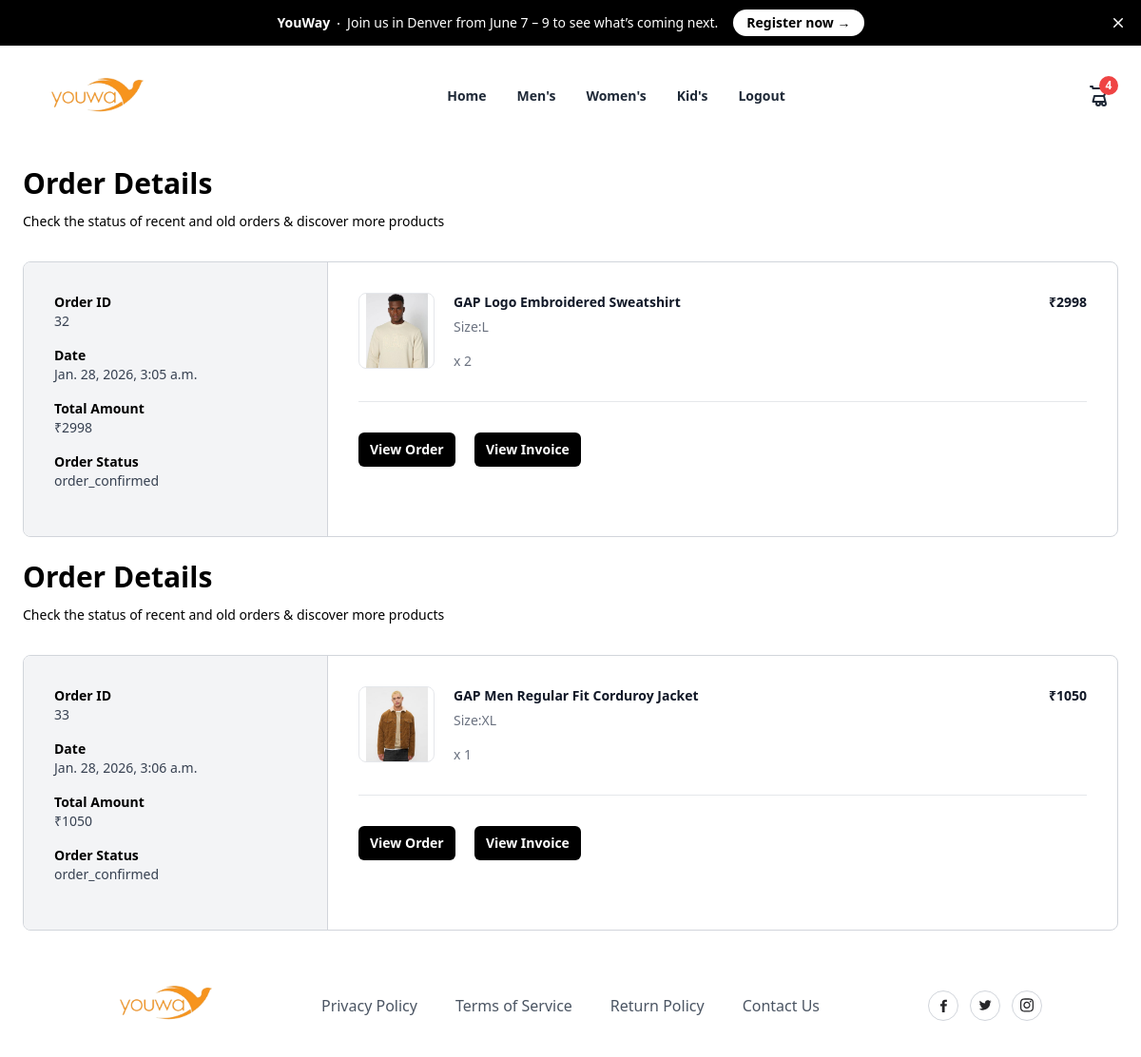
Screenshot of /orders/all/ (signed in) with the database file from the repository.
### store/models.py (models this page shows, shortened)
class Order(models.Model):
    user_object = models.ForeignKey(User, on_delete=models.CASCADE, related_name='myorders')
    basket_item_objects = models.ManyToManyField(BasketItem)
    delivery_address = models.CharField(max_length=200)
    phone = models.CharField(max_length=12)
    email = models.CharField(max_length=100)
    pay_options = (
        ('online','online'),
        ('cod','cod')
    )
    payment_mode = models.CharField(max_length=100, choices=pay_options, default='cod')
    order_id = models.CharField(max_length=200,null=True)
    is_paid = models.BooleanField(default=False)
    order_status = (
        ('order_confirmed' , 'Order confirmed'),
        ('dispatched' , 'Dispatched'),
        ('in_transit' , 'In transit'),
        ('delivered' , 'Delivered'),
        ('cancelled' , 'Cancelled'),
    )
    status = models.CharField(max_length=200, choices=order_status, default = 'order_confirmed')
    created_date = models.DateTimeField(auto_now_add=True)
    updated_date = models.DateTimeField(auto_now=True)
    is_active = models.BooleanField(default=True)
    @property
    def order_total(self):
        basket_items=self.basket_item_objects.all()
        total=0
        for bi in basket_items:
            total+=bi.item_total
        return total

class BasketItem(models.Model):
    basket_object = models.ForeignKey(Basket, on_delete=models.CASCADE, related_name="cartitems")
    product_object = models.ForeignKey(Product, on_delete=models.CASCADE)
    size_object = models.ForeignKey(Size, on_delete=models.CASCADE)
    quantity = models.PositiveIntegerField(default=1)
    created_date = models.DateTimeField(auto_now_add=True)
    updated_date = models.DateTimeField(auto_now=True)
    is_active = models.BooleanField(default=True)
    is_order_placed = models.BooleanField(default=False)
    @property
    def item_total(self):
        return self.product_object.price * self.quantity

class Product(models.Model):
    title = models.CharField(max_length=200)
    description = models.TextField(null=True, blank=True)
    size_object = models.ManyToManyField(Size, null=True)
    category_object = models.ForeignKey(Category, on_delete=models.CASCADE)
    brand_object = models.ForeignKey(Brand, on_delete=models.CASCADE)
    image = models.ImageField(upload_to='product_images',null=True, blank=True,default='product_image/default.jpg')
    price = models.PositiveIntegerField()

class Size(models.Model):
    name = models.CharField(max_length=90,unique=True)
    created_date = models.DateTimeField(auto_now_add=True)
    updated_date = models.DateTimeField(auto_now=True)
    is_active = models.BooleanField(default=True)
    def __str__(self):
        return self.name

### store/views.py (the view)
# urls.py: path("orders/all/",views.MyOrderView.as_view(),name="orders"),
class MyOrderView(View):
    def get(self,request,*args,**kwargs):
        qs=Order.objects.filter(user_object=request.user).exclude(status="cancelled")
        return render(request,"myorders.html",{"data":qs})

### store/context_processors.py (called while the page is built)
def cart_count(request):
    count=0
    if request.user.is_authenticated:
        if request.user.cart.get_cart_item.count()>0:
          data=request.user.cart.cartitems.filter(is_order_placed=False).values_list('quantity').aggregate(total=Sum('quantity'))
          count=data.get('total')
    return {"item_count": count}

### store/models.py (called while the page is built)
    @property
    def get_cart_item(self):
        return self.cartitems.filter(is_order_placed=False)

### store/templates/myorders.html
{%extends 'base.html'%}
{%block body_block%}
{%for o in data%}
<div class="mx-auto my-4 max-w-6xl px-2 md:my-6 md:px-0">
    <h2 class="text-3xl font-bold">Order Details</h2>
    <div class="mt-3 text-sm">
      Check the status of recent and old orders &amp; discover more products
    </div>
    <div class="mt-8 flex flex-col overflow-hidden rounded-lg border border-gray-300 md:flex-row">
      <div class="w-full border-r border-gray-300 bg-gray-100 md:max-w-xs">
        <div class="p-8">
          <div class="grid grid-cols-2 sm:grid-cols-4 md:grid-cols-1">
            <div class="mb-4">
              <div class="text-sm font-semibold">Order ID</div>
              <div class="text-sm font-medium text-gray-700">{{o.id}}</div>
            </div>
            <div class="mb-4">
              <div class="text-sm font-semibold">Date</div>
              <div class="text-sm font-medium text-gray-700">{{o.created_date}}</div>
            </div>
            <div class="mb-4">
              <div class="text-sm font-semibold">Total Amount</div>
              <div class="text-sm font-medium text-gray-700">₹{{o.order_total}}</div>
            </div>
            <div class="mb-4">
              <div class="text-sm font-semibold">Order Status</div>
              <div class="text-sm font-medium text-gray-700">{{o.status}}</div>
            </div>
          </div>
        </div>
      </div>
      <div class="flex-1">
        <div class="p-8">
          <ul class="-my-7 divide-y divide-gray-200">
                {%for oi in  o.basket_item_objects.all%}
                <li class="flex flex-col justify-between space-x-5 py-7 md:flex-row">
                    <div class="flex flex-1 items-stretch">
                      <div class="flex-shrink-0">
                        <img
                          class="h-20 w-20 rounded-lg border border-gray-200 object-contain"
                          src="{{oi.product_object.image.url}}"
                          alt="https://static.nike.com/a/images/c_limit,w_592,f_auto/t_product_v1/54a510de-a406-41b2-8d62-7f8c587c9a7e/air-force-1-07-lv8-shoes-9KwrSk.png"
                        />
                      </div>
                      <div class="ml-5 flex flex-col justify-between">
                        <div class="flex-1">
                          <p class="text-sm font-bold text-gray-900">
                            {{oi.product_object.title}}
                          </p>
                          <p class="mt-1.5 text-sm font-medium text-gray-500">Size:{{oi.size_object}}</p>
                        </div>
                        <p class="mt-4 text-sm font-medium text-gray-500">x {{oi.quantity}}</p>
                      </div>
                    </div>
                    <div class="ml-auto flex flex-col items-end justify-between">
                      <p class="text-right text-sm font-bold text-gray-900">₹{{oi.item_total}}</p>
                    </div>
                  </li>
                {%endfor%}
          </ul>
          <hr class="my-8 border-t border-t-gray-200" />
          <div class="space-x-4">
            <button
              type="button"
              class="rounded-md bg-black px-3 py-2 text-sm font-semibold text-white shadow-sm hover:bg-black/80 focus-visible:outline focus-visible:outline-2 focus-visible:outline-offset-2 focus-visible:outline-black"
            >
              View Order
            </button>
            <button
              type="button"
              class="rounded-md bg-black px-3 py-2 text-sm font-semibold text-white shadow-sm hover:bg-black/80 focus-visible:outline focus-visible:outline-2 focus-visible:outline-offset-2 focus-visible:outline-black"
            >
              View Invoice
            </button>
          </div>
        </div>
      </div>
    </div>
  </div>
{%endfor%}
{%endblock%}

### store/templates/base.html (shortened to what this page needs)
{% load static %}
<!DOCTYPE html>
<html lang="en">
<head>
    <script src="https://cdn.tailwindcss.com"></script>
</head>
<body>
  <div class="relative isolate flex items-center gap-x-6 overflow-hidden bg-black px-6 py-2.5 sm:px-3.5 sm:before:flex-1">
    <div class="flex flex-wrap items-center gap-x-4 gap-y-2">
      <p class="text-sm/6 text-white">
        <strong class="font-semibold">YouWay</strong><svg viewBox="0 0 2 2" class="mx-2 inline size-0.5 fill-current" aria-hidden="true"><circle cx="1" cy="1" r="1" /></svg>Join us in Denver from June 7 – 9 to see what’s coming next.
      </p>
      <a href="#" class="flex-none rounded-full bg-white px-3.5 py-1 text-sm font-semibold text-black shadow-sm hover:bg-gray-200 focus-visible:outline focus-visible:outline-2 focus-visible:outline-offset-2 focus-visible:outline-white">Register now <span aria-hidden="true">&rarr;</span></a>
    </div>
    <div class="flex flex-1 justify-end">
      <button type="button" class="-m-3 p-3 focus-visible:outline-offset-[-4px]">
        <svg class="size-5 text-white" viewBox="0 0 20 20" fill="currentColor" aria-hidden="true" data-slot="icon">
          <path d="M6.28 5.22a.75.75 0 0 0-1.06 1.06L8.94 10l-3.72 3.72a.75.75 0 1 0 1.06 1.06L10 11.06l3.72 3.72a.75.75 0 1 0 1.06-1.06L11.06 10l3.72-3.72a.75.75 0 0 0-1.06-1.06L10 8.94 6.28 5.22Z" />
        </svg>
      </button>
    </div>
  </div>
    <div class="relative w-full bg-white">
      <div class="mx-auto flex max-w-7xl items-center justify-between px-4 py-8 sm:px-6 lg:px-8">
        <div class="inline-flex items-center space-x-2">
          <span>
           <a href="{% url 'home' %}"> <img src="{% static 'images/logo01.png' %}" alt="Logo" width="100" height="h-auto" class="ms-5"></a>
          </span>
        </div>
        <div class="hidden lg:block">
          <ul class="inline-flex space-x-8">
            <li>
              <a href="{% url 'home' %}" class="text-sm font-semibold text-gray-800 hover:text-gray-900">
                Home
              </a>
            </li>
            <li>
              <a href="{% url 'category-list' category_name='mens' %}" class="text-sm font-semibold text-gray-800 hover:text-gray-900">
                Men's
              </a>
            </li>
            <li>
              <a href="{% url 'category-list' category_name='womens' %}" class="text-sm font-semibold text-gray-800 hover:text-gray-900">
                Women's
              </a>
            </li>
            <li>
              <a href="{% url 'category-list' category_name='kids' %}" class="text-sm font-semibold text-gray-800 hover:text-gray-900">
                Kid's
              </a>
            </li>
            <li>
              <a href="" class="text-sm font-semibold text-gray-800 hover:text-gray-900">
                Logout
              </a>
            </li>
          </ul>
        </div>
        <div class="hidden lg:flex space-x-6 items-center">
          <a href="{% url 'cart-list' %}" class="relative flex items-center text-sm font-semibold text-gray-800 hover:text-gray-900">
            <svg xmlns="http://www.w3.org/2000/svg" class="h-6 w-6" fill="none" viewBox="0 0 24 24" stroke="currentColor">
              <path stroke-linecap="round" stroke-linejoin="round" stroke-width="2"
                    d="M3 3h2l.4 2M7 13h10l3.6-8H6.4M7 13l-1.5 6h13l-1.5-6M7 13h10m-6 6a2 2 0 100 4 2 2 0 000-4m6 0a2 2 0 100 4 2 2 0 000-4" />
            </svg>
            <span class="absolute -top-2 -right-2 inline-flex h-5 w-5 items-center justify-center rounded-full bg-red-500 text-white text-xs font-bold">
              {{ item_count }}
            </span>
          </a>
      </div>
    </div>
    {% block body_block %}
    {% endblock %}
    <section class="relative overflow-hidden bg-white py-8">
        <div class="container relative z-10 mx-auto px-4">
          <div class="-m-8 flex flex-wrap items-center justify-between">
            <div class="w-auto p-8">
              <a href="#">
                <div class="inline-flex items-center">
                  <span>
                    <img src="{% static 'images\logo01.png' %}" alt="Logo" width="100" height="h-auto" class="ms-5">
                  </span>
                </div>
              </a>
            </div>
            <div class="w-auto p-8">
              <ul class="-m-5 flex flex-wrap items-center">
                <li class="p-5">
                  <a class="font-medium text-gray-600 hover:text-gray-700" href="#">
                    Privacy Policy
                  </a>
                </li>
                <li class="p-5">
                  <a class="font-medium text-gray-600 hover:text-gray-700" href="#">
                    Terms of Service
                  </a>
                </li>
                <li class="p-5">
                  <a class="font-medium text-gray-600 hover:text-gray-700" href="#">
                    Return Policy
                  </a>
                </li>
                <li class="p-5">
                  <a class="font-medium text-gray-600 hover:text-gray-700" href="#">
                    Contact Us
                  </a>
                </li>
              </ul>
            </div>
            <div class="w-auto p-8">
              <div class="-m-1.5 flex flex-wrap">
                <div class="w-auto p-1.5">
                  <a href="#">
                    <div
                      class="flex h-8 w-8 items-center justify-center rounded-full border border-gray-300 hover:border-gray-400">
                    </div>
                  </a>
                </div>
                <div class="w-auto p-1.5">
                  <a href="#">
                    <div
                      class="flex h-8 w-8 items-center justify-center rounded-full border border-gray-300 hover:border-gray-400">
                    </div>
                  </a>
                </div>
                <div class="w-auto p-1.5">
                  <a href="#">
                    <div
                      class="flex h-8 w-8 items-center justify-center rounded-full border border-gray-300 hover:border-gray-400">
                    </div>
                  </a>
                </div>
              </div>
            </div>
          </div>
        </div>
      </section>
</body>
</html>

### rows the page displays
Order: id "32", created_date "Jan. 28, 2026, 3:05 a.m.", order_total "2998", status "order_confirmed"
BasketItem: product_object.image (picture), product_object "GAP Logo Embroidered Sweatshirt", size_object "L", quantity "2", item_total "2998"
Order: id "33", created_date "Jan. 28, 2026, 3:06 a.m.", order_total "1050", status "order_confirmed"
BasketItem: product_object.image (picture), product_object "GAP Men Regular Fit Corduroy Jacket", size_object "XL", quantity "1", item_total "1050"

### other values shown
{{ item_count }} "4"
